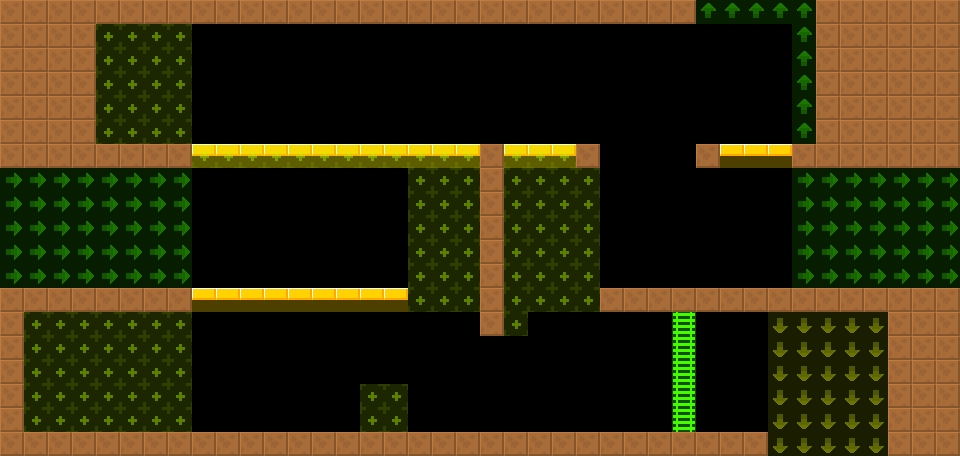

A 2D game scene composited from a Tiled map and its tileset images. What follows is a short description and the map's XML, with each tile layer's data collapsed to a summary:
An orthogonal 40x19 tile map with 24x24 px tiles, 2 tile layers (col, lnk), 2 tilesets and 1 object (BreakableGround).

<map version="1.4" tiledversion="1.4.2" orientation="orthogonal" renderorder="right-down" width="40" height="19" tilewidth="24" tileheight="24" infinite="0" nextlayerid="4" nextobjectid="8">
 <tileset firstgid="6" source="../../lnk.tsx" />
 <tileset firstgid="1" source="../../col.tsx" />
 <layer id="1" name="col" width="40" height="19">
  <data>[760 cells, 220 non-empty, 3 distinct tile ids]</data>
 </layer>
 <layer id="2" name="lnk" width="40" height="19" opacity="0.5">
  <data>[760 cells, 232 non-empty, 4 distinct tile ids]</data>
 </layer>
 <objectgroup id="3" name="markers" opacity="0.5">
  <object id="1" name="BreakableGround" type="BreakableGround" x="600" y="144" width="96" height="24">
   <properties>
    <property name="yr" value="0" />
    <property name="xr" value="0" />
   </properties>
  </object>
 </objectgroup>
</map>
